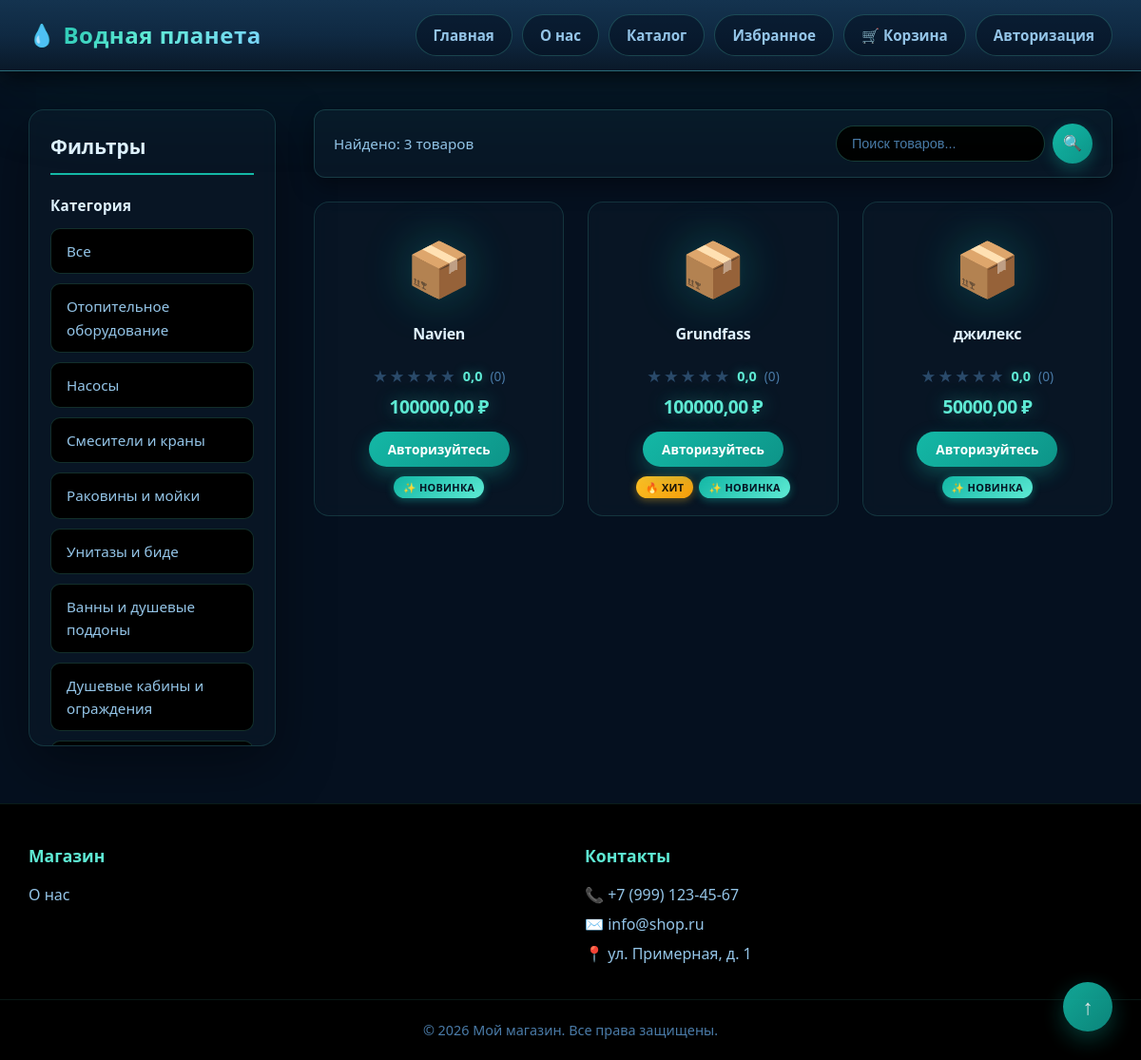
The page /products/find on the database its author committed.
### products/models.py (models this page shows, shortened)
class ProductCategory(models.Model):
	name = models.CharField(max_length=64, unique=True)
	description = models.TextField(blank=True)

class Product(models.Model):
	name = models.CharField(max_length=128, unique=True)
	image = models.ImageField(upload_to="products_media/", blank=True)
	description = models.TextField(blank=True)
	short_description = models.CharField(max_length=128, blank=True)
	price = models.DecimalField(max_digits=10, decimal_places=2)
	quantity = models.PositiveIntegerField(default=1)
	length = models.PositiveIntegerField()
	width = models.PositiveIntegerField()
	height = models.PositiveIntegerField()
	power = models.PositiveIntegerField(blank=True)
	life = models.PositiveIntegerField()
	category = models.ForeignKey(ProductCategory, on_delete=models.CASCADE)
	created_timestamp = models.DateTimeField(auto_now_add=True)
	@property
	def creature(self):
		return (now() - self.created_timestamp).days < 14
	@property
	def orders(self):
		return sum([order.quantity for order in Order.objects.filter(product=self)])
	@property
	def rating(self):
		ratings = [review.rating for review in Review.objects.filter(product=self)]
		if ratings:
			rating = Decimal(str(sum(ratings) / len(ratings)))
		else:
			rating = Decimal("0")
		rating = rating.quantize(Decimal("0.1"), rounding=ROUND_HALF_UP)
		return rating
	@property
	def quant_rating(self):
		ratings = [review for review in Review.objects.filter(product=self)]
		return len(ratings)

### products/views.py (the view, shortened to what this page needs)
# urls.py: path('find', find, name='find'),
def find(request):
	all_orders = []
	for product in Product.objects.all():
		all_orders.append(sum(order.quantity for order in Order.objects.filter(product=product)))
	context = {
		'title': 'Каталог',
		'categories': ProductCategory.objects.all(),
		'if_categories': False,
		'ratings': [1, 2, 3, 4, 5],
		'max_order': max(all_orders),
		'quant': 0,
	}
	name = request.GET.get('search', '').strip()
	products = Product.objects.filter(name__icontains=name)
	context.update({
		'products': products,
		'quantity': len(products),
	})
	return render(request, 'products/catalog.html', context=context)

### products/templates/products/catalog.html (shortened to what this page needs)
{% extends "products/base.html" %}
{% load static %}
{% block css %}
<link href="{% static 'css/catalog.css' %}" rel="stylesheet">
{% endblock %}
{% block content %}
<div class="catalog-page">
    <div class="container">
        <div class="catalog-layout">
            <aside class="catalog-filters">
                <h3>Фильтры</h3>
                <div class="category-filters">
                    <h4>Категория</h4>
                    <a href="{% url 'products:home' %}" class="category-btn {% if not category and if_categories %} active {% endif %}"> Все </a>
                    {% for categor in categories %}
                        <a href="{% url 'products:category' categor.id %}" class="category-btn {% if category == categor.id and if_categories %} active {% endif %}">
                            {{ categor.name }}
                        </a>
                    {% endfor %}
                </div>
            </aside>
            <section class="catalog-products">
                <div class="catalog-toolbar">
                    <span class="product-count">Найдено: {{ quantity }} товаров</span>
                    <form method="get" action="{% url 'products:find' %}" class="search-form">
                        <input type="text"
                               name="search"
                               class="search-input"
                               placeholder="Поиск товаров..."
                               value="{{ request.GET.search|default:'' }}">
                        <button type="submit" class="search-btn">🔍</button>
                    </form>
                </div>
                <div class="product-grid">
                    {% for product in products %}
                    <article class="product-card">
                        <a href="{% url 'products:product_detail' product.id %}" class="product-card__link" aria-label="{{ product.name }}"></a>
                        <div class="product-card__image">
                            {% if product.image %}
                                <img src="/media/{{ product.image }}" alt="{{ product.name }}">
                            {% else %}
                                {{ product.emoji|default:"📦" }}
                            {% endif %}
                        </div>
                        <h3 class="product-card__title">{{ product.name }}</h3>
                        <div class="product-card__rating">
                                <span class="product-card__stars">
                                    {% for i in ratings %}
                                        {% if i <= product.rating %}
                                            <span class="star-filled">★</span>
                                        {% else %}
                                            <span class="star-empty">★</span>
                                        {% endif %}
                                    {% endfor %}
                                </span>
                                <span class="product-card__rating-num">{{ product.rating }}</span>
                                <span class="product-card__rating-count">({{ product.quant_rating }})</span>
                        </div>
                        <p class="product-card__price">{{ product.price }} ₽</p>
                        {% if user.is_authenticated %}
                            {% if product not in baskets %}
                            <a href="{% url 'products:basket_add' product.id%}">
                                <button class="product-card__btn">В корзину</button>
                            </a>
                            {% else %}
                            <div class="quantity-control">
                                <a href="{% url 'products:basket_readd' product.id%}">
                                    <button class="quantity-btn minus">−</button>
                                </a>
                                {% for prod in bask %}
                                {% if prod.product.id == product.id %}
                                <input type="number" class="quantity-input" value="{{prod.quantity}}" min="1" max="99" readonly>
                                {% endif %}
                                {% endfor %}
                                <a href="{% url 'products:basket_add' product.id%}">
                                    <button class="quantity-btn plus">+</button>
                                </a>
                            </div>
                            {% endif %}
                        {% else %}
                            <a href="{% url 'users:login'%}">
                                <button class="product-card__btn">Авторизуйтесь</button>
                            </a>
                        {% endif %}
                        <div class="product-card__badges">
                            {% if product.orders == max_order and  product.orders > 0%}
                                <span class="product-badge product-badge--hit">🔥 Хит</span>
                            {% endif %}
                            {% if product.creature %}
                                <span class="product-badge product-badge--new">✨ Новинка</span>
                            {% endif %}
                        </div>
                    </article>
                    {% endfor %}
                </div>
            </section>
        </div>
    </div>
</div>
{% endblock %}

### static/css/base.css (style rules this page uses)
* { margin: 0; padding: 0; box-sizing: border-box; }
html { scroll-behavior: smooth; scroll-padding-top: 100px; }
body { font-family: 'Segoe UI', Tahoma, Geneva, Verdana, sans-serif; line-height: 1.6; color: #e0f2fe; background-color: #05101f; display: flex; flex-direction: column; min-height: 100vh; }
a { text-decoration: none; color: inherit; }
.container { max-width: 1280px; margin: 0 auto; padding: 0 30px; width: 100%; }

### rows shown on the page
ProductCategory: name "Отопительное оборудование"
ProductCategory: name "Насосы"
ProductCategory: name "Смесители и краны"
ProductCategory: name "Раковины и мойки"
ProductCategory: name "Унитазы и биде"
ProductCategory: name "Ванны и душевые поддоны"
ProductCategory: name "Душевые кабины и ограждения"
Product: emoji "📦", name "Navien", rating "0,0", quant_rating "0", price "100000,00", shows "✨ НОВИНКА"
Product: emoji "📦", name "Grundfass", rating "0,0", quant_rating "0", price "100000,00", shows "🔥 ХИТ", shows "✨ НОВИНКА"
Product: emoji "📦", name "джилекс", rating "0,0", quant_rating "0", price "50000,00", shows "✨ НОВИНКА"

### other values the page prints
{{ quantity }} "3"
